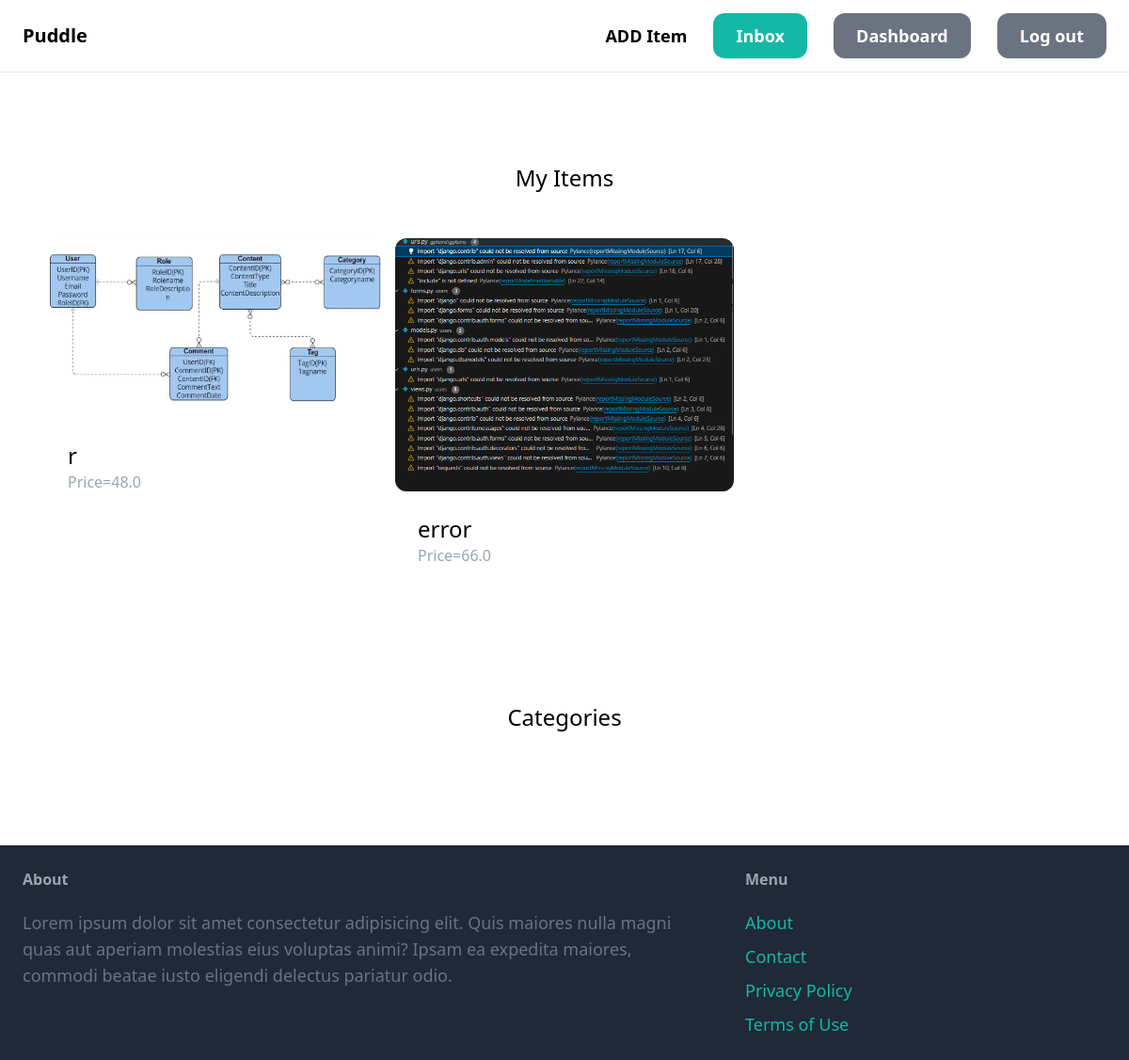
Before: /Dashboard/ (signed in) with the older database file.
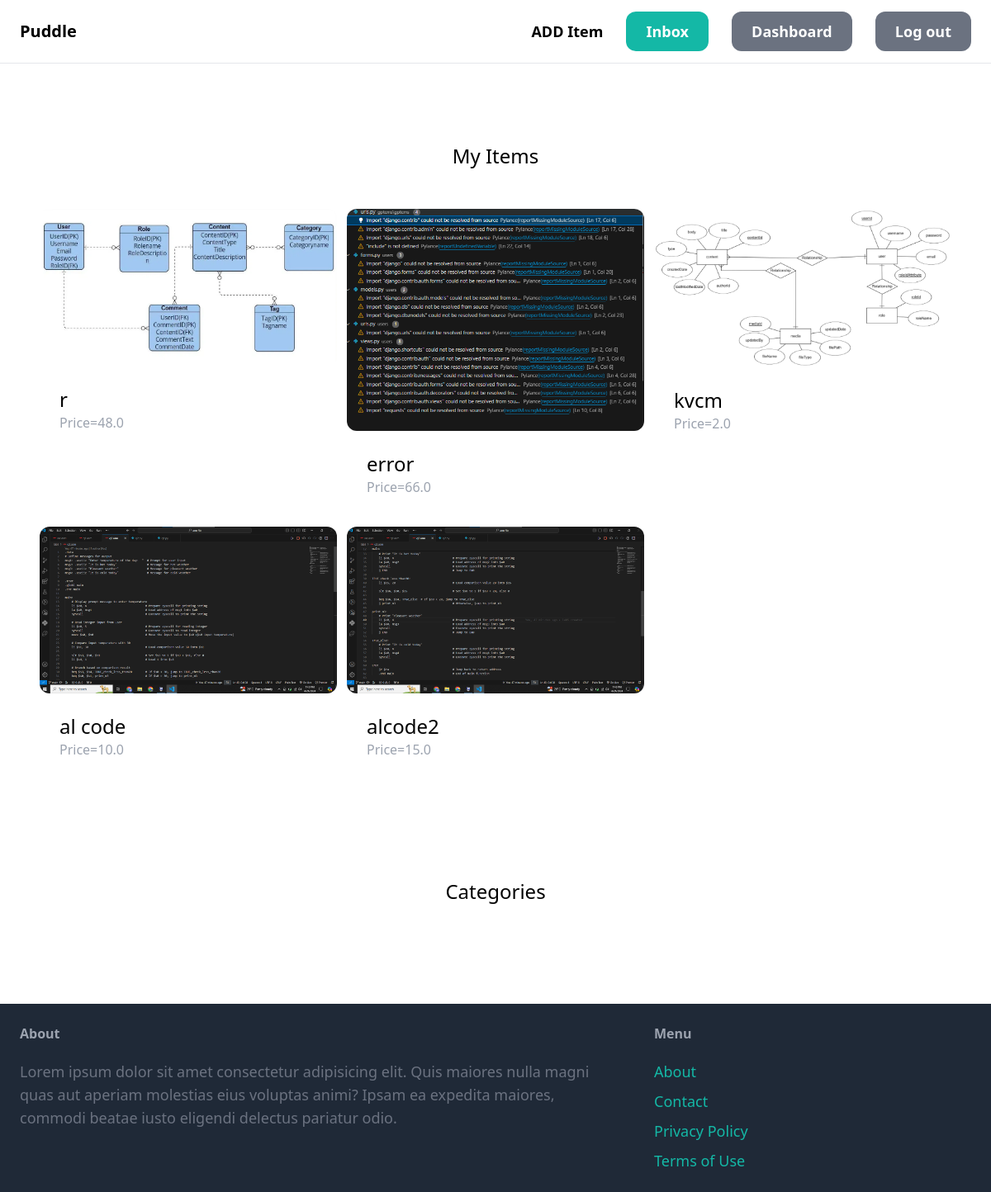
After: the same page with the newer database file.
### item/models.py (models this page shows, shortened)
class Item(models.Model):
    category = models.ForeignKey(Category, related_name='items',on_delete=models.CASCADE)
    name = models.CharField(max_length=255)
    description = models.TextField(blank=True, null=True)
    price = models.FloatField()
    is_sold = models.BooleanField(default=False)
    created_at = models.DateTimeField(auto_now_add=True)
    created_by = models.ForeignKey(User, related_name='items', on_delete = models.CASCADE)
    image = models.ImageField(upload_to='item_images',blank=True,null=True)

### Dashboard/views.py (the view)
# urls.py: path('', views.index, name='index'),
@login_required
def index(request):
    items = Item.objects.filter(created_by=request.user)
    return render(request, 'Dashboard/index.html',{
        'items': items,})

### Dashboard/templates/Dashboard/index.html (shortened to what this page needs)
{% extends 'core/base.html' %}
{% block content %}
<div class="mt-6 px-6 py-12 bg-gray-10 rounded-xl">
    <h2 class="mb-12 text-2xl text-center">My Items</h2>
    <div class="grid grid-cols-3 gap-3">
    {% for item in items %}
    <div>
        <a href="{% url 'item:detail' item.id %}">
            <div>
                <img src="{{ item.image.url }}" class="rounded-xl" >
            </div>
            <div class="p-6 bg-white rounded-xl">
                <h2 class="text-2xl">{{ item.name }}</h2>
                <p class="text-gray-400">Price={{ item.price }}</p>
            </div>
        </a>
    </div>
    {% endfor %}
</div>
</div>
<div class="mt-6 px-6 py-12 bg-gray-10 rounded-xl">
    <h2 class="mb-12 text-2xl text-center">Categories</h2>
</div>
{% endblock %}

### core/templates/core/base.html (shortened to what this page needs)
<!doctype html>
<html>
    <head>
        <script src="https://cdn.tailwindcss.com"></script>
    </head>
    <body>
        <nav class="py-6 px-6 flex justify-between item-center border-b border-gray-200">
            <a href="/" class="text-xl font-semibold">Puddle</a>
            <div class="space-x-6">
                <a href="{% url 'item:new' %}" class="text-lg font-semibold hover:text-gray-500">ADD Item</a>
                {% if request.user.is_authenticated %}
                <a href="#" class="px-6 py-3 text-lg font-semibold bg-teal-500 text-white rounded-xl hover:bg-teal-700">Inbox</a>
                    <a href="{% url 'Dashboard:index' %}" class="px-6 py-3 text-lg font-semibold bg-gray-500 text-white rounded-xl hover:bg-gray-700">Dashboard</a>
                    <a href="{%url 'core:logout' %}" class="px-6 py-3 text-lg font-semibold bg-gray-500 text-white rounded-xl hover:bg-gray-700">Log out</a>
                {% endif %}
            </div>
        </nav>
        <div class="px-6 py-6">
            {% block content %}{% endblock %}
        </div>
        <footer class="py-6 px-6 flex justify-between bg-gray-800">
            <div class="w-2/3 pr-10">
                <h3 class="mb-5 font-semibold text-gray-400">About</h3>
                <p class="text-lg text-gray-500">
                    Lorem ipsum dolor sit amet consectetur adipisicing elit.
                    Quis maiores nulla magni quas aut aperiam molestias eius
                    voluptas animi? Ipsam ea expedita maiores, commodi beatae
                    iusto eligendi delectus pariatur odio.
                </p>
            </div>
            <div class="w-1/3">
                <h3 class="mb-5 font-semibold text-gray-400">Menu</h3>
                <ul class="space-y-2">
                    <li><a href="#" class="text-lg text-teal-500 hover:text-teal-700">About</a></li>
                    <li><a href="{% url 'core:contact' %}" class="text-lg text-teal-500 hover:text-teal-700">Contact</a></li>
                    <li><a href="#" class="text-lg text-teal-500 hover:text-teal-700">Privacy Policy</a></li>
                    <li><a href="#" class="text-lg text-teal-500 hover:text-teal-700">Terms of Use</a></li>
                </ul>
            </div>
        </footer>
    </body>
</html>

Changed rows visible on the page:
added Item: image (picture), name "kvcm", price "2.0"
added Item: image (picture), name "al code", price "10.0"
added Item: image (picture), name "alcode2", price "15.0"
